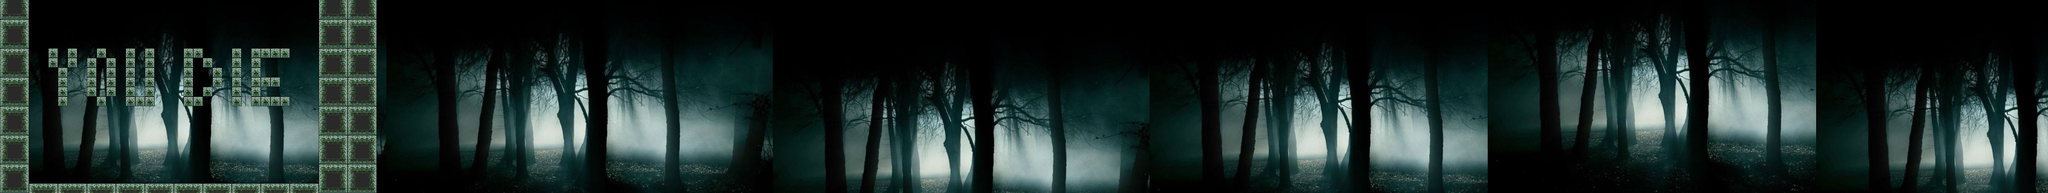

The image is a tile-based game level rendered from a .tmx file. Its description and source (layers, tilesets, objects; grid data summarised) follow:
An orthogonal 212x20 tile map with 16x16 px tiles, 2 tile layers (background, walls), 5 tilesets and 1 object.

<map version="1.0" orientation="orthogonal" renderorder="right-down" width="212" height="20" tilewidth="16" tileheight="16" nextobjectid="28">
 <tileset firstgid="1" name="WAR OF THE WORLDS adventure thriller sci-fi wallpaper  1920x1200 ..." tilewidth="16" tileheight="16" tilecount="1550" columns="50">
  <image source="WAR OF THE WORLDS adventure thriller sci-fi wallpaper  1920x1200 ....jpg" width="800" height="500" />
 </tileset>
 <tileset firstgid="1551" name="castle" tilewidth="16" tileheight="16" tilecount="256" columns="16">
  <image source="castle.png" width="256" height="256" />
 </tileset>
 <tileset firstgid="1807" name="BolaRoja" tilewidth="16" tileheight="16" tilecount="1" columns="1">
  <image source="BolaRoja.png" trans="bafeca" width="16" height="16" />
 </tileset>
 <tileset firstgid="1808" name="VidaExtra" tilewidth="16" tileheight="16" tilecount="1" columns="1">
  <image source="VidaExtra.png" trans="bafeca" width="16" height="16" />
 </tileset>
 <tileset firstgid="1809" name="fondo2" tilewidth="16" tileheight="16" tilecount="1032" columns="43">
  <image source="fondo2.png" trans="bafeca" width="700" height="394" />
 </tileset>
 <layer name="background" width="212" height="20">
  <data>[4240 cells, 4240 non-empty, 1005 distinct tile ids]</data>
 </layer>
 <objectgroup name="VidaExtra">
  <object id="24" gid="1808" x="1327" y="96" width="16" height="16" />
 </objectgroup>
 <layer name="walls" width="212" height="20">
  <data>[4240 cells, 273 non-empty, 10 distinct tile ids]</data>
 </layer>
</map>